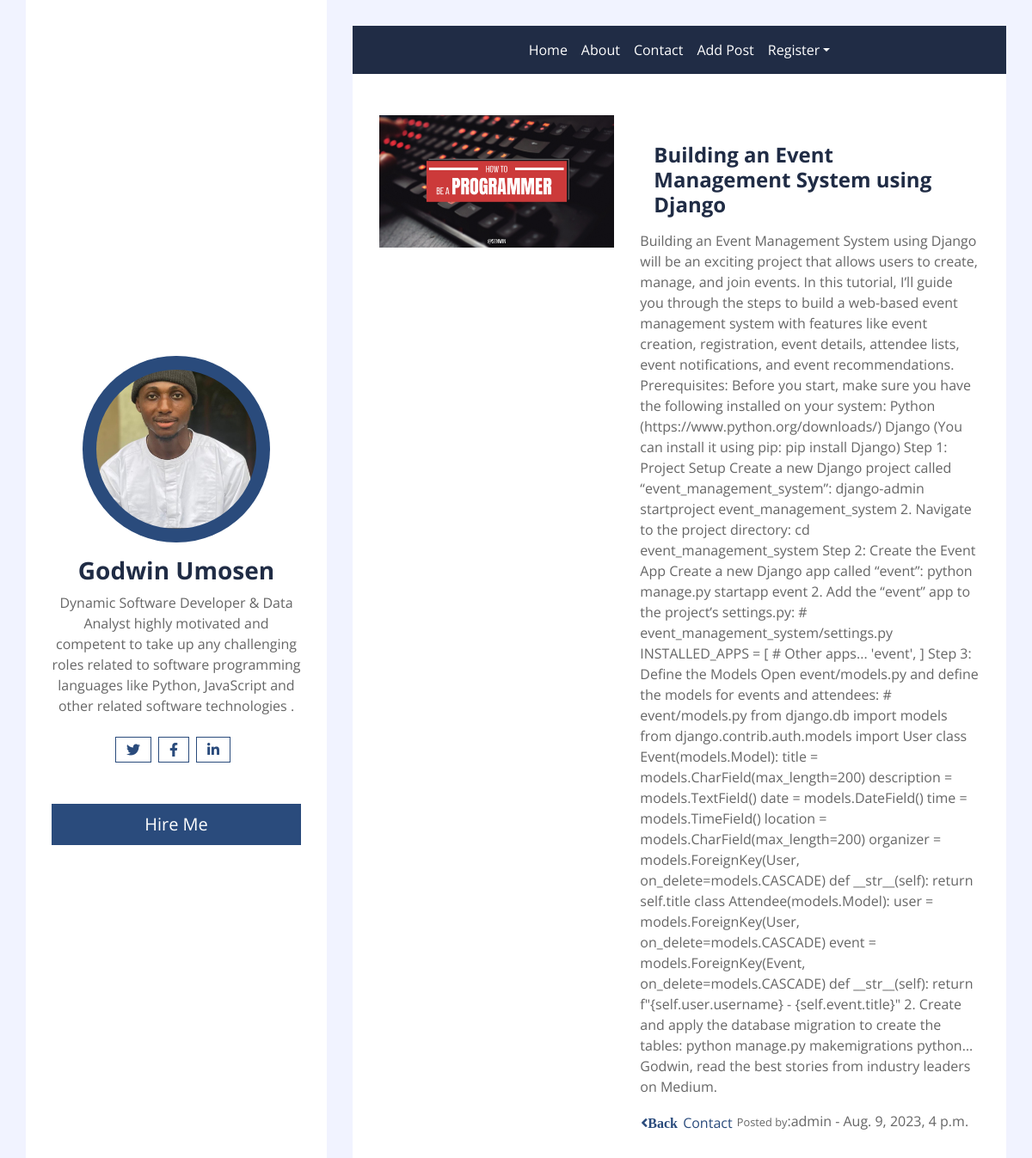
The page /detail/45/ on the database its author committed.
### blog/models.py (models this page shows, shortened)
class BlogMode  (models.Model):
    title = models.CharField(max_length=250)
    content = models.TextField()
    img = models.ImageField(upload_to='images/')
    user = models.ForeignKey(User, on_delete=models.CASCADE)
    pub_date = models.DateTimeField(auto_now_add=True)
    class Meta :
        ordering = ['-pub_date',]
    @property
    def image_url(self):
        if self.img and hasattr(self.img, 'url'):
            return self.img.url

### blog/views.py (the view)
# urls.py: path('detail/<int:pk>/', views.detail_view, name='detail'),
def detail_view(request, pk):
    object = get_object_or_404(BlogMode, pk=pk)
    return render(request, 'detail.html', {'detail': object})

### templates/detail.html
{% extends 'base.html' %}
{% load static %}
{% block content%}
                <div class="container bg-white pt-5">
                    <div class="row blog-item px-3 pb-5">
                        <div class="col-md-5">
                            <img class="img-fluid mb-4 mb-md-0" src="{{ detail.image_url|default_if_none:'#' }}" alt="Image">
                        </div>
                        <div class="col-md-7">
                            <h4 class="mt-md-4 px-md-3 mb-2 py-2 bg-white font-weight-bold">{{ detail.title }}</h4>
                            <p>{{ detail.content|truncatechars:5000 }}</p>
                             <a class="btn btn-link p-0" href="{% url 'index' %}"><i class="fa fa-angle-left">Back </i></a>
                             <a class="btn btn-link p-0" href="{% url 'author_info' %}">Contact </i></a>
                             <small>Posted by</small>:{{detail.user}}  - {{detail.pub_date}}
                        </div>
                    </div>
                {% endblock %}

### rows shown on the page
BlogMode: image_url (picture), title "Building an Event Management System using Django", content "Building an Event Management System using Django will be an exciting project that allows users to create, manage, and join events. In this tutorial, I’ll guide you through the steps to build a web-based event management system with features like event creation, registration, event details, attendee lists, event notifications, and event recommendations. Prerequisites: Before you start, make sure you have the following installed on your system: Python (https://www.python.org/downloads/) Django (You can install it using pip: pip install Django) Step 1: Project Setup Create a new Django project called “event_management_system”: django-admin startproject event_management_system 2. Navigate to…", user "admin", pub_date "Aug. 9, 2023, 4 p.m."
